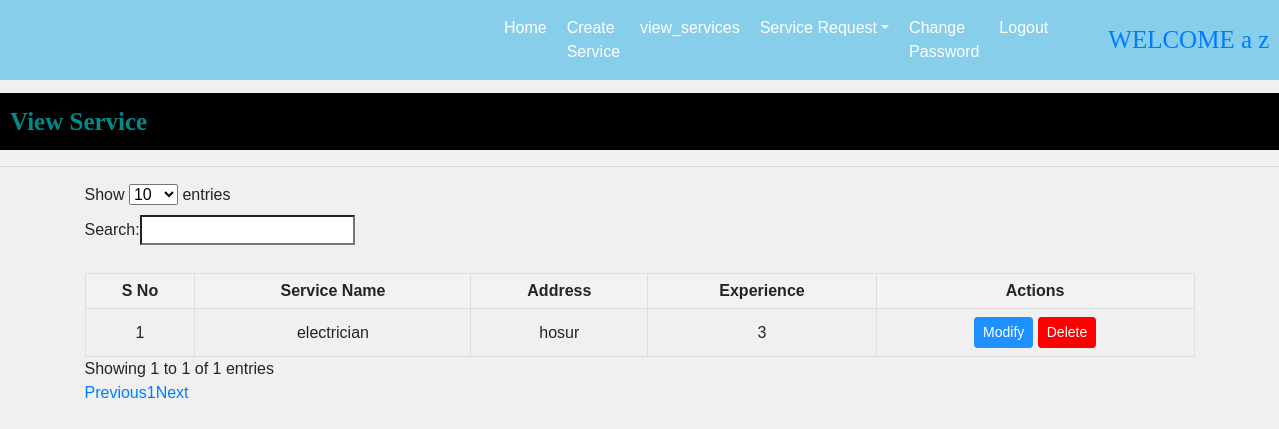
The page /view_services/ (signed in) on the database its author committed.
### servicefinder/models.py (models this page shows, shortened)
class Service(models.Model):
    provider = models.ForeignKey(Provider, on_delete=models.CASCADE, null=True)
    service_name = models.CharField(max_length=15, null=True)
    experience = models.CharField(max_length=15, null=True)
    location = models.CharField(max_length=150, null=True)
    description = models.CharField(max_length=200, null=True)

### servicefinder/views.py (the view)
# urls.py: path('view_services/',view_services, name='view_services'),
def view_services(request):
    if not request.user.is_authenticated:
        return redirect('provider_login')
    try:
        user = request.user
        provider = Provider.objects.get(user=user)
        services = Service.objects.filter(provider=provider)
    except Provider.DoesNotExist:
        services = []
    context = {'services': services}
    return render(request, 'view_services.html', context)

### servicefinder/templates/view_services.html (shortened to what this page needs)
{% block body %}
{% include 'provider_navigation.html' %}
<!DOCTYPE html>
<html lang="en">
<head>
</head>
<body>
    <div class="marquee">
        View Service
    </div>
    <hr>
    <div class="container">
        <table id="example" class="display">
            <thead>
                <tr>
                    <th>S No</th>
                    <th>Service Name</th>
                    <th>Address</th>
                    <th>Experience</th>
                    <th>Actions</th>
                </tr>
            </thead>
            <tbody>
                {% for service in services %}
                <tr>
                    <td>{{ forloop.counter }}</td>
                    <td>{{ service.service_name }}</td>
                    <td>{{ service.location }}</td>
                    <td>{{ service.experience }}</td>
                    <td>
                        <a href="{% url 'edit_service' service.id %}" class="btn btn-sm btn-primary">Modify</a>
                        <a href="{% url 'delete_service1' service.id %}" class="btn btn-danger btn-sm">Delete</a>
                    </td>
                </tr>
                {% endfor %}
            </tbody>
        </table>
    </div>
</body>
</html>
{% endblock %}

### servicefinder/templates/provider_navigation.html (shortened to what this page needs)
<html>
<head>
    {% load static %}
<link rel="stylesheet" href="https://cdn.jsdelivr.net/npm/bootstrap@4.6.2/dist/css/bootstrap.min.css">
</head>
<body>
     <nav class="navbar navbar-expand-sm" style="background-color:skyblue">
        <a class="navbar-brand text-white pl-5 font-weight-bold" style="font-family:'Monotype Corsiva'; font-size:30px" ></a>
        <ul class="navbar-nav">
            <li class="nav-item">
                <a class="nav-link" style="margin-right:400px"></a>
            </li>
            <li class="nav-item">
                <a class="nav-link" href="{% url 'provider_home' %}" >Home</a>
            </li>
            <li class="nav-item">
                <a class="nav-link"  href="{% url 'create_service' %}"> Create Service</a>
            </li>
            <li class="nav-item">
                <a class="nav-link" href="{% url 'view_services' %}" >view_services</a>
            </li>
            <li class="nav-item dropdown">
                <a class="nav-link dropdown-toggle" href="#" id="navbarDropdownMenuLink" role="button" data-toggle="dropdown" aria-haspopup="true" aria-expanded="false">Service Request</a>
            </li>
            <li class="nav-item">
                <a class="nav-link" href="{% url 'provider_passwordchange' %}" >Change Password</a>
            </li>
            <li class="nav-item">
                <a class="nav-link" href="{% url 'provider_logout' %}" >Logout</a>
            </li>
        </ul>
    <a class="navbar-brand text-black pl-5 font-black-bold" style="font-family:'Monotype Corsiva'; font-size:25px" >WELCOME {{request.user.first_name}} {{request.user.last_name}}</a>
    </nav>
   </body>
</html>

### servicefinder/templates/provider_navigation.html (style rules this page uses)
.nav-link { color:white; margin-right:4px; }

### servicefinder/templates/view_services.html (style rules this page uses)
body { font-family: Arial, sans-serif; background-color: #f0f0f0; margin: 0; padding: 0; }
.marquee { font-family: 'Monotype Corsiva'; font-size: 25px; color: darkcyan; background-color: black; font-weight: bold; margin-top: 1%; padding: 10px; }
table { width: 100%; margin-top: 20px; border-collapse: collapse; text-align: center; }
th, td { padding: 8px; border: 1px solid #ddd; }
th { background-color: #f2f2f2; }
.btn-primary { color: #fff; background-color: dodgerblue; border-color: dodgerblue; }
.btn-danger { color: #fff; background-color: red; border-color: red; }

### rows shown on the page
Service: service_name "electrician", location "hosur", experience "3"

### other values the page prints
{{ request.user.first_name }} "a"
{{ request.user.last_name }} "z"
